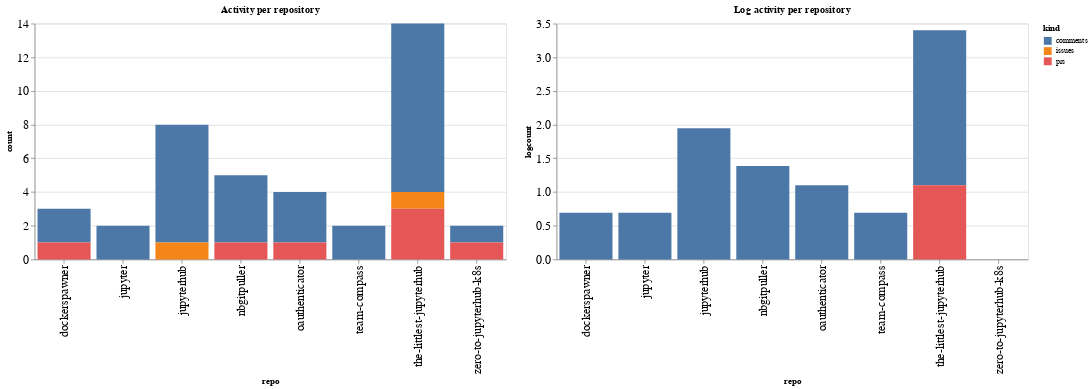

Here is the notebook cell this chart was saved with:
### Code cell
ch1 = alt.Chart(repo_summaries, width=600, title="Activity per repository").mark_bar().encode(
    x='repo',
    y='count',
    color='kind',
    tooltip="kind"
)

ch2 = alt.Chart(repo_summaries, width=600, title="Log activity per repository").mark_bar().encode(
    x='repo',
    y='logcount',
    color='kind',
    tooltip="kind"
)

ch1 | ch2

### Figure 1 — Vega-Lite specification as saved in the notebook (floating-point values rounded to 4 significant figures)
{"config": {"axisLeft": {"labelFontSize": 15}, "axisBottom": {"labelFontSize": 15}}, "hconcat": [{"mark": "bar", "encoding": {"color": {"type": "nominal", "field": "kind"}, "tooltip": {"type": "nominal", "field": "kind"}, "x": {"type": "nominal", "field": "repo"}, "y": {"type": "quantitative", "field": "count"}}, "title": "Activity per repository", "width": 600}, {"mark": "bar", "encoding": {"color": {"type": "nominal", "field": "kind"}, "tooltip": {"type": "nominal", "field": "kind"}, "x": {"type": "nominal", "field": "repo"}, "y": {"type": "quantitative", "field": "logcount"}}, "title": "Log activity per repository", "width": 600}], "data": {"name": "data-5072889bb4c6392a92b13dda972ade58"}, "$schema": "https://vega.github.io/schema/vega-lite/v4.8.1.json", "datasets": {"data-5072889bb4c6392a92b13dda972ade58": [{"repo": "dockerspawner", "kind": "comments", "count": 2, "logcount": 0.6931}, {"repo": "dockerspawner", "kind": "prs", "count": 1, "logcount": 0.0}, {"repo": "jupyter", "kind": "comments", "count": 2, "logcount": 0.6931}, {"repo": "jupyterhub", "kind": "comments", "count": 7, "logcount": 1.946}, {"repo": "jupyterhub", "kind": "issues", "count": 1, "logcount": 0.0}, {"repo": "nbgitpuller", "kind": "comments", "count": 4, "logcount": 1.386}, {"repo": "nbgitpuller", "kind": "prs", "count": 1, "logcount": 0.0}, {"repo": "oauthenticator", "kind": "comments", "count": 3, "logcount": 1.099}, {"repo": "oauthenticator", "kind": "prs", "count": 1, "logcount": 0.0}, {"repo": "team-compass", "kind": "comments", "count": 2, "logcount": 0.6931}, {"repo": "the-littlest-jupyterhub", "kind": "comments", "count": 10, "logcount": 2.303}, {"repo": "the-littlest-jupyterhub", "kind": "issues", "count": 1, "logcount": 0.0}, {"repo": "the-littlest-jupyterhub", "kind": "prs", "count": 3, "logcount": 1.099}, {"repo": "zero-to-jupyterhub-k8s", "kind": "comments", "count": 1, "logcount": 0.0}, {"repo": "zero-to-jupyterhub-k8s", "kind": "prs", "count": 1, "logcount": 0.0}]}}
